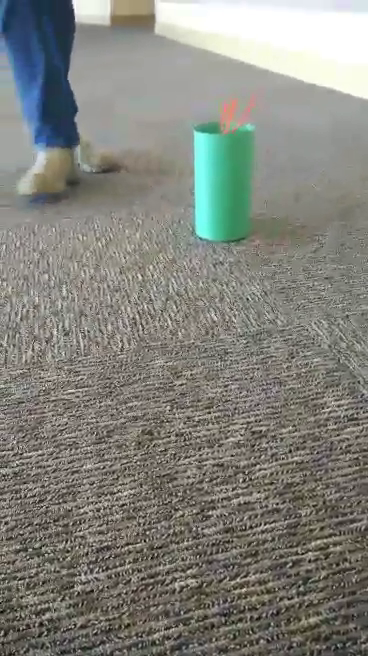
#> input picture frame 42 of robo_games/scripts/video-1447095222.mp4.mp4, 368 x 656 px
$ python mean_shift_video.py   (older library calls are emulated)
#> lines starting #> are read from the running program, lines starting #| are printed output that depends on the picture
#!/usr/bin/env python

""" This script from https://github.com/rdedhia/comprobo15/blob/master/object_detection/mean_shift_video.py """

"""This script uses color or hue histogram comparisons to track an object
through a specified video, in a similar way to the mean shift algorithm"""

import math
import numpy as np
import cv
import cv2
import time
from time import sleep

class ObjectFrame(object):
    def __init__(self, window_x, window_y, rad, dx, dy, frame, url):
        """Initialize object frame. The following almost function like globals:
            window_x -> size of the frame in the x direction
            window_y -> size of the frame in the y direction
            rad -> size of the "radius" (half the height) of each bin (rectangle)
            dx -> size of width we iterate over for comparing histograms
            dy -> size of height we iterate over for comparing histograms
        The frame is the name of the openCV frame object, and url is the link
        to parse the object from.
        """
        self.window_x = window_x
        self.window_y = window_y
        self.rad = rad
        self.dx = dx
        self.dy = dy
        self.frame = frame
        self.url = url
        self.rgbHistParam = [2,8,2]
        self.hsvHistParam = [12,4,4]
    def set_coordinates(self, x, y):
        """Sets the x and y coordinates of the center of the object to
        track within the image"""
        self.x = x
        self.y = y
    # [8 lines left out: function create_image, not called in this run]
    def create_image_from_video(self, vidFrame, rgb):
        self.rgb = rgb
        self.img = cv2.resize(vidFrame, (self.window_x, self.window_y))
        if not rgb:
            self.img = cv2.cvtColor(self.img, cv2.COLOR_BGR2HSV)
    def create_fixed_object(self):
        """Given knowledge of the x and y coordinates of the object to track, parses
        that from the image numpy array"""
        self.obj = self.img[self.y-self.rad:self.y+self.rad,
            self.x-self.rad:self.x+self.rad]
    def create_fixed_hist(self):
        """Saves a histogram from the object, and flattens it. Specifically,
        extracts a 3D RGB color histogram from the image, using 8 bins for
        green and 4 for blue"""
        if self.rgb:
            hist = cv2.calcHist([self.obj], [0, 1, 2], None, self.rgbHistParam,
                [0, 256, 0, 256, 0, 256])
        else:
            hist = cv2.calcHist([self.obj], [0, 1, 2], None, self.hsvHistParam,
                [0, 256, 0, 256, 0, 256])
        self.hist = cv2.normalize(hist).flatten()
    # [66 lines left out: functions create_general_object, create_general_hist, find_hypotenuse, calculate_weights, normalize_weights, find_new_coordinates, not called in this run]

if __name__ == '__main__':
    # set flag determining RGB or HSV and video name
    rgb = False
    video_name = "video-1447095222.mp4.mp4"

    # set remaining parameters based on video name
    if video_name == "ballislife.mp4":
        # set initial coordinates
        initial_x = 400
        initial_y = 160
        # set radius, dx, dy
        radius = 20
        dx = 40
        dy = 40
        # set divider of frames
        divider = 1
    elif video_name == "video-1447095222.mp4.mp4":
        initial_x = 415
        initial_y = 60
        radius = 40
        divider = 1
        dx = 80
        dy = 80
    elif video_name == "object.mp4":
        initial_x = 275
        initial_y = 150
        radius = 5
        dx = 10
        dy = 10
        divider = 4

    # Create first frame
    capture = cv2.VideoCapture(video_name)
    while not capture.isOpened():
        capture = cv2.VideoCapture(video_name)
        #cv2.waitKey(1000)

    # Show initial frame
    flag, vidFrame = capture.read()
#> vidFrame is the input picture: shape (656, 368, 3); mean B, G, R 124.4, 131.4, 130.5
    if flag:
        frame = ObjectFrame(640, 480, radius, dx, dy, 'Frame', video_name)
        frame.create_image_from_video(vidFrame, rgb)
#> in create_image_from_video, `self.img = cv2.resize(vidFrame, (self.window_x, self.window_y))`:
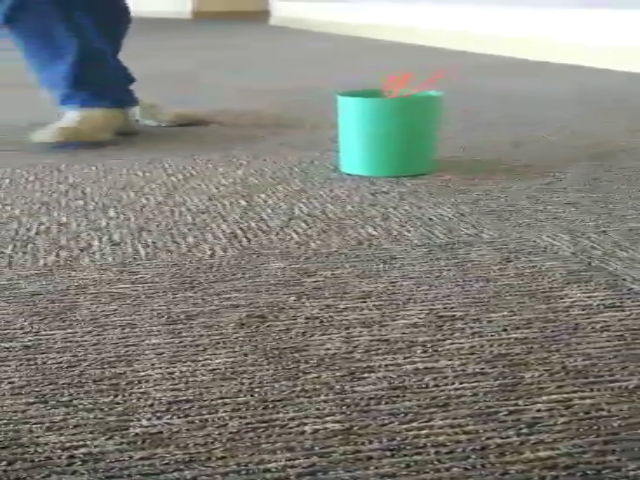
#> self.img: shape (480, 640, 3); mean B, G, R 124.3, 131.2, 130.4
#> in create_image_from_video, `self.img = cv2.cvtColor(self.img, cv2.COLOR_BGR2HSV)`: self.img: shape (480, 640, 3); mean H, S, V 30.7, 32.7, 135.9

        # Set coordinates of object
        frame.set_coordinates(initial_x, initial_y)

        # Create and display rectangle based on location of object to track
        cv2.rectangle(frame.img, (frame.x-frame.rad, frame.y-frame.rad),
           (frame.x+frame.rad, frame.y+frame.rad), 255)
#> frame.img: shape (480, 640, 3); mean H, S, V 30.9, 32.7, 135.7

        # The frame is ready and already captured
        cv2.imshow(frame.frame, frame.img)
        pos_frame = capture.get(cv2.cv.CV_CAP_PROP_POS_FRAMES)
        frame.create_fixed_object()
#> in create_fixed_object, `self.obj = self.img[self.y-self.rad:self.y+self.rad, self.x-self.rad:s..`: self.obj: shape (80, 80, 3); mean H, S, V 43.1, 28.1, 190.6
#> (the run stopped early here; a loop or call above may not have finished)

$ run again, starting later in the video
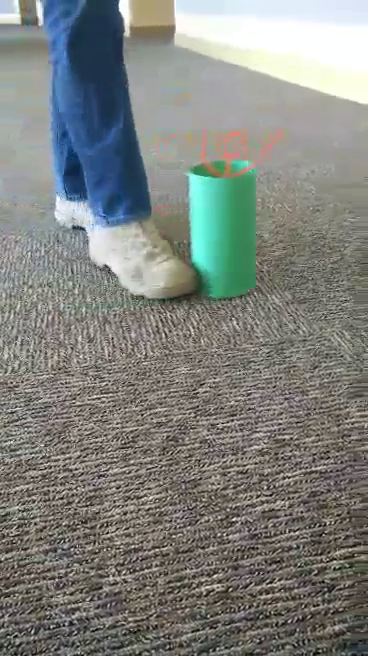
#> input picture frame 190 of robo_games/scripts/video-1447095222.mp4.mp4, 368 x 656 px
#> vidFrame is the input picture: shape (656, 368, 3); mean B, G, R 126.1, 130.4, 127
#> in create_image_from_video, `self.img = cv2.resize(vidFrame, (self.window_x, self.window_y))`:
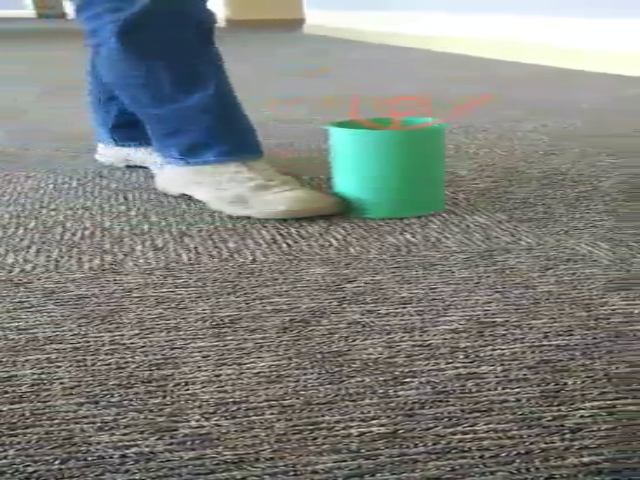
#> self.img: shape (480, 640, 3); mean B, G, R 126, 130.2, 126.9
#> frame.img: shape (480, 640, 3); mean H, S, V 39.9, 38, 136.6
#> self.obj: shape (80, 80, 3); mean H, S, V 66.2, 11.7, 192.3

$ run again, starting later in the video
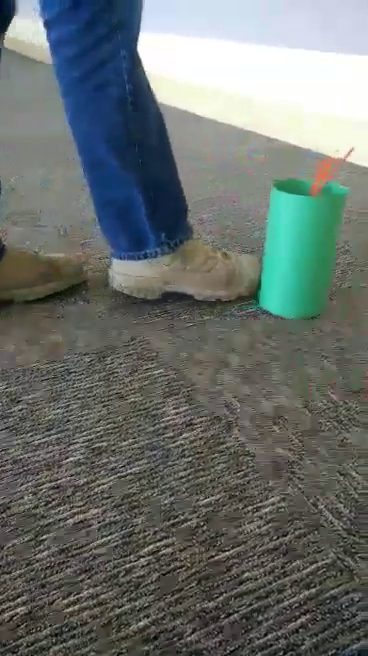
#> input picture frame 339 of robo_games/scripts/video-1447095222.mp4.mp4, 368 x 656 px
#> vidFrame is the input picture: shape (656, 368, 3); mean B, G, R 109.2, 112.1, 105.4
#> in create_image_from_video, `self.img = cv2.resize(vidFrame, (self.window_x, self.window_y))`:
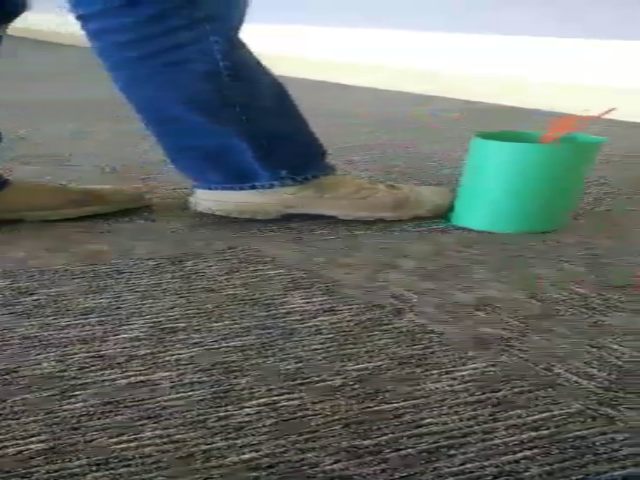
#> self.img: shape (480, 640, 3); mean B, G, R 109.1, 112, 105.3
#> frame.img: shape (480, 640, 3); mean H, S, V 45.9, 48.9, 118.4
#> self.obj: shape (80, 80, 3); mean H, S, V 56, 11.9, 236.9
